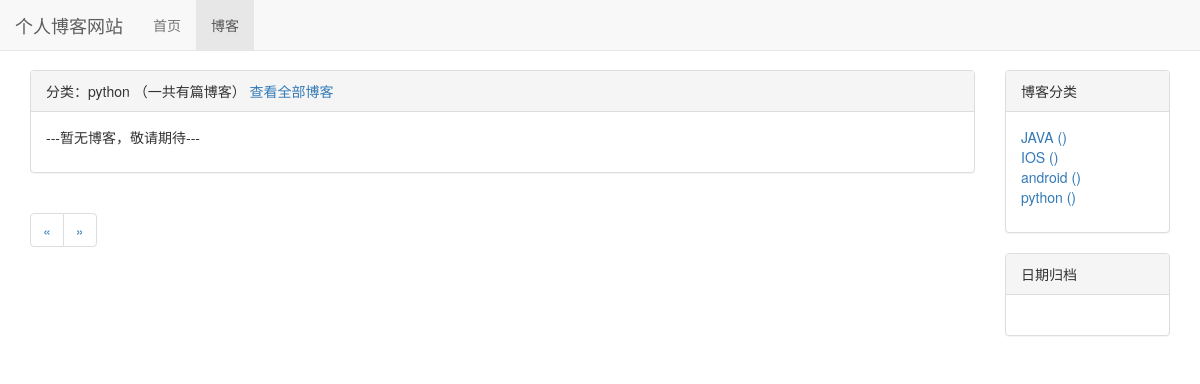
Page /blog/type/4 on the committed database.
### blog/models.py (models this page shows, shortened)
class BlogType(models.Model):
    type_name = models.CharField(max_length=15)

### blog/views.py (the view)
# urls.py: path('type/<int:blog_type_pk>', views.blog_with_type,name="blog_with_type"),
def blog_with_type(request,blog_type_pk):
    context = {}
    blog_type = get_object_or_404(BlogType,pk=blog_type_pk)
    context['blogs'] = Blog.objects.filter(blog_type=blog_type)
    context['blog_type'] = blog_type
    context['blog_types'] = BlogType.objects.all()
    return render_to_response('blog/blogs_with_type.html', context)

### blog/templates/blog/blogs_with_type.html (shortened to what this page needs)
{% extends 'blog/blog_list.html' %}
{% block blog_list_title %}
    分类：{{ blog_type.type_name }}
    （一共有{{ blog_count }}篇博客）
    <a href="{% url 'blog_list' %}">查看全部博客</a>
{% endblock %}

### blog/templates/blog/blog_list.html (shortened to what this page needs)
{% extends 'base.html' %}
{% load staticfiles %}
{% block nav_blog_active %}active{% endblock %}
{% block header_extends %}
    <link rel="stylesheet" href="{% static 'blog/blog.css' %}">
{% endblock %}
{% block content %}
    <div class="container">
        <div class="row">
            <div class="col-xs-12 col-sm-8 col-md-9 col-lg-10">
                <div class="panel panel-default">
                    <div class="panel-heading">{% block blog_list_title %}{% endblock %}</div>
                    <div class="panel-body">
                        {% for blog in page_of_blogs.object_list %}
                            <div class="blog">
                                <h3><a href="{% url 'blog_detail' blog.pk %}">{{ blog.title }}</a></h3>
                                <p class="blog-info">
                                    <span class="glyphicon glyphicon-tag"></span>&nbsp;<a
                                        href="{% url 'blog_with_type' blog.blog_type.pk %}">{{ blog.blog_type }}</a>&nbsp;&nbsp;&nbsp;&nbsp;
                                    <span class="glyphicon glyphicon-time"></span>&nbsp;{{ blog.create_time|date:'Y-m-d' }}
                                </p>
                                <p>{{ blog.content | truncatechars:120 }}</p>
                            </div>
                        {% empty %}
                            <div>
                                <p>---暂无博客，敬请期待---</p>
                            </div>
                        {% endfor %}
                    </div>
                </div>
                <div>
                    <ul class="pagination">
                        <li>
                            {% if page_of_blogs.has_previous %}
                                <a href="?page={{ page_of_blogs.previous_page_number }}" aria-label="Previous"><span
                                        aria-hidden="true">&laquo;</span></a>
                            {% else %}
                                <span aria-hidden="true">&laquo;</span>
                            {% endif %}
                        </li>
                        <li>
                            {% if page_of_blogs.has_next %}
                                <a href="?page={{ page_of_blogs.next_page_number }}" aria-label="Next"><span
                                        aria-hidden="true">&raquo;</span></a>
                            {% else %}
                                <span aria-hidden="true">&raquo;</span>
                            {% endif %}
                        </li>
                    </ul>
                </div>
            </div>
            <div class="hidden-xs col-sm-4 col-md-3 col-lg-2">
                <div class="panel panel-default">
                    <div class="panel-heading">博客分类</div>
                    <div class="panel-body">
                        <ul class="blog_types">
                            {% for blog_type in blog_types %}
                                <li><a href="{% url 'blog_with_type' blog_type.pk %}">
                                    {{ blog_type.type_name }} ({{ blog_type.blog_count }})
                                </a></li>
                            {% empty %}
                                <li>暂无分类</li>
                            {% endfor %}
                        </ul>
                    </div>
                </div>
                <div class="panel panel-default">
                    <div class="panel-heading">日期归档</div>
                    <div class="panel-body">
                    </div>
                </div>
            </div>
        </div>
    </div>
{% endblock %}

### static/base.css (style rules this page uses)
* { margin: 0px; padding: 0px; }
body { margin-top: 70px!important; }
ul { list-style-type: none!important; }

### blog/static/blog/blog.css (style rules this page uses)
ul.blog_types { list-style-type: none }

### rows in the picture
BlogType: type_name "python"
BlogType: type_name "JAVA"
BlogType: type_name "IOS"
BlogType: type_name "android"
